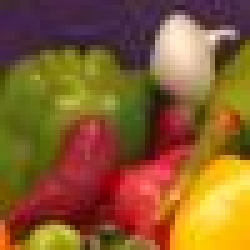
%> input picture test.jpg, 50 x 50 px (shown 5 times larger)
$ octave channelseperate.m   (GNU Octave 9; MATLAB toolbox functions it lacks are replaced by stand-ins)
%> lines starting %> are read from the running program, lines starting %| are printed output that depends on the picture
I=imread('C:\lab-programs\test.jpg');
%> I is the input picture: size 50x50x3 uint8; mean R, G, B 136.7, 92.9, 45.5
r = I(:,:,1);
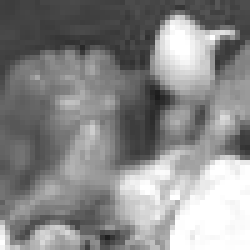
%> r: size 50x50 uint8 (shown 5 times larger); min 28, max 255, mean 136.7
g = I(:,:,2);
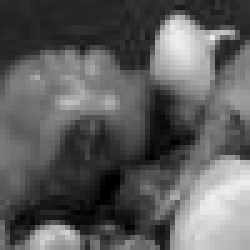
%> g: size 50x50 uint8 (shown 5 times larger); min 0, max 241, mean 92.9
b = I(:,:,3);
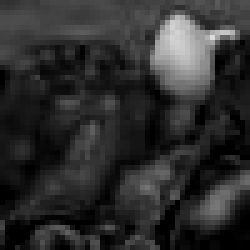
%> b: size 50x50 uint8 (shown 5 times larger); min 0, max 219, mean 45.5
